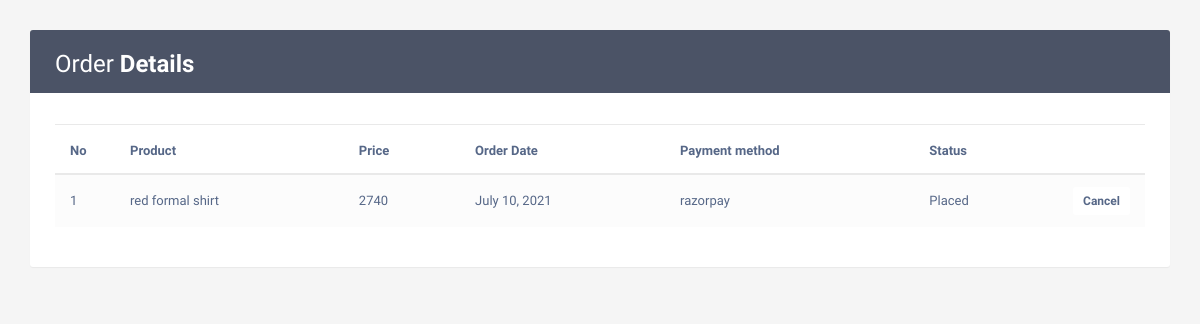
The app's page /myorder (signed in), older data.
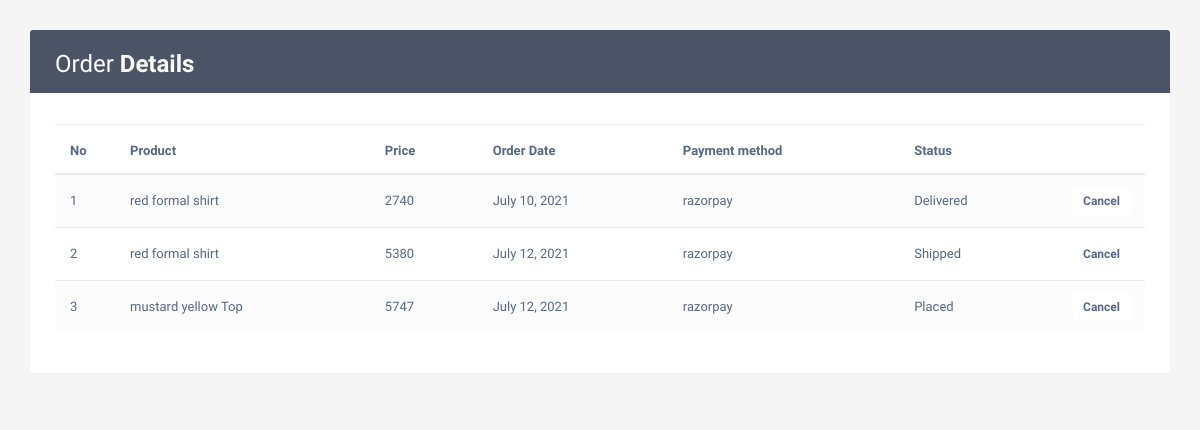
The same page, newer data.
### zehak/models.py (models this page shows, shortened)
class Order(models.Model):
    STATUS = {
        ('Placed','Placed'),
        ('Cancelled','Cancelled'),
        ('Shipped','Shipped'),
        ('Delivered','Delivered'),
        ('Returned','Returned')
    }
    PAYMENT_STATUS = {
        ('Success','Success'),
        ('Failed','Failed'),
        ('Pending','Pending'),
    }
    user = models.ForeignKey(User,on_delete=models.CASCADE)
    item = models.ForeignKey(Product,on_delete=models.CASCADE)
    order_id = models.UUIDField(default=uuid.uuid4, unique=True, db_index=True, editable=False)
    price = models.IntegerField()
    address = models.ForeignKey(Address,on_delete=models.CASCADE,null=True)
    order_date = models.DateField(auto_now_add=True)
    order_time = models.TimeField(auto_now_add=True)
    status = models.CharField(max_length=20,choices=STATUS,default='Placed')
    payment_status = models.CharField(max_length=20,choices=PAYMENT_STATUS,default='Success')
    pay_method = models.CharField(max_length=100,default=100)

### week8/models.py (models this page shows, shortened)
class Product(models.Model):
    image1 = models.ImageField(upload_to='photos/productimages')
    image2 = models.ImageField(upload_to='photos/productimages')
    image3 = models.ImageField(upload_to='photos/productimages',blank=True)
    image4 = models.ImageField(upload_to='photos/productimages',blank=True)
    brand = models.CharField(max_length=50)
    productname = models.CharField(max_length=50,unique=True)
    category = models.ForeignKey(Category,on_delete=models.CASCADE)
    price = models.IntegerField()
    offers = models.IntegerField(default=0)
    newprice = models.IntegerField(default=0)
    size = models.ManyToManyField(Size, default='s')
    stock = models.IntegerField()

### zehak/views.py (the view)
# urls.py: path('myorder',views.myorder,name='myorder'),
def myorder(request):
    user=request.user
    order = Order.objects.filter(user=user)
    context = {
        'user': user,
        'order' : order,
        }
    return render(request,"user/myorder.html",context)

### zehak/context_processor.py (called while the page is built)
def counter(request):
    cart_count = 0
    if 'admin' in request.path:
        return {}
    else:
        try:
            cart_items = CartItem.objects.all().filter(user=request.user)
            for cart_item in cart_items:
                cart_count += 1
        except TypeError:
            cart_count = 0
    return dict(cart_count=cart_count)

### templates/user/myorder.html (shortened to what this page needs)
{% load static %}
<!DOCTYPE html>
<html lang="en">
<head>
<link rel="stylesheet" href="https://maxcdn.bootstrapcdn.com/font-awesome/4.7.0/css/font-awesome.min.css">
<link rel="stylesheet" href="https://maxcdn.bootstrapcdn.com/bootstrap/3.3.7/css/bootstrap.min.css">
</head>
<body>
    <div class="container">
        <div class="table-wrapper">
            <div class="table-title">
                <div class="row">
                    <div class="col-sm-4">
						<h2>Order <b>Details</b></h2>
					</div>
					<div class="col-sm-8">
					</div>
                </div>
            </div>
			<div class="table-filter">
				<div class="row">
                    <div class="col-sm-3">
					</div>
                </div>
			</div>
            <table class="table table-striped table-hover">
                <thead>
                    <tr>
                        <th>No</th>
                        <th>Product</th>
						<th>Price</th>
						<th>Order Date</th>
                        <th>Payment method</th>
						<th>Status</th>
						<th>    </th>
                    </tr>
                </thead>
                <tbody>
                    {% for order in order %}
                    <tr>
                        <td>{{ forloop.counter }}</td>
                        <td>{{ order.item.productname }}</td>
						<td>{{ order.price }}</td>
                        <td>{{ order.order_date }}</td>
						<td><span >{{ order.pay_method }}</span></td>
						<td>{{ order.status }}</td>
						<td><button class="btn btn-sm btn-danger" ><a href="{% url 'delete_order' order.id %}">Cancel</a></button></td>
                    </tr>
                    {% endfor %}
                </tbody>
            </table>
        </div>
    </div>
</body>
</html>

Row changes from the older to the newer data that the page shows:
changed Order: status "Placed" → "Delivered"
added Order: item.productname "red formal shirt", price "5380", order_date "July 12, 2021", pay_method "razorpay", status "Shipped"
added Order: item.productname "mustard yellow Top", price "5747", order_date "July 12, 2021", pay_method "razorpay", status "Placed"
